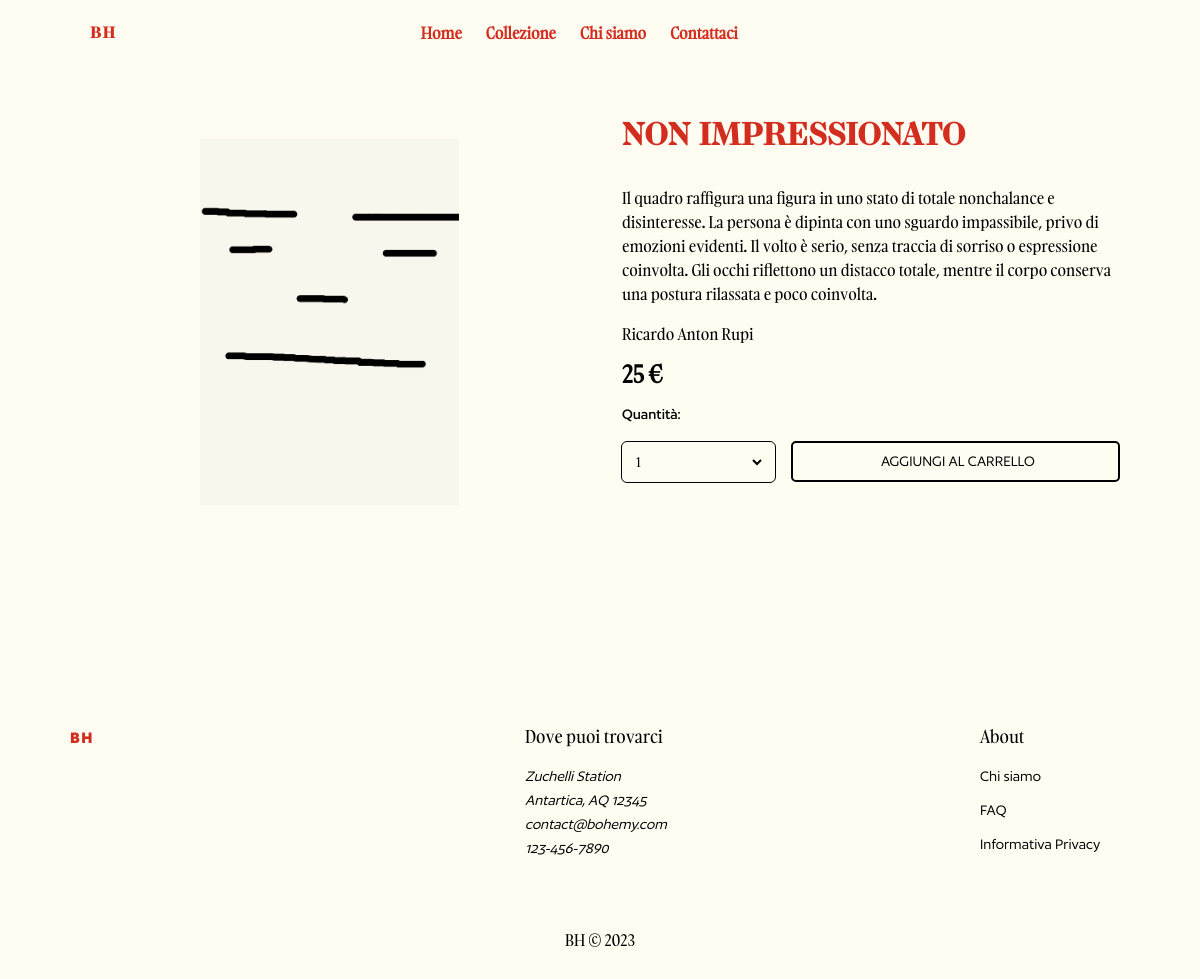
The app's page /product.php?nome=non impressionato, older data.
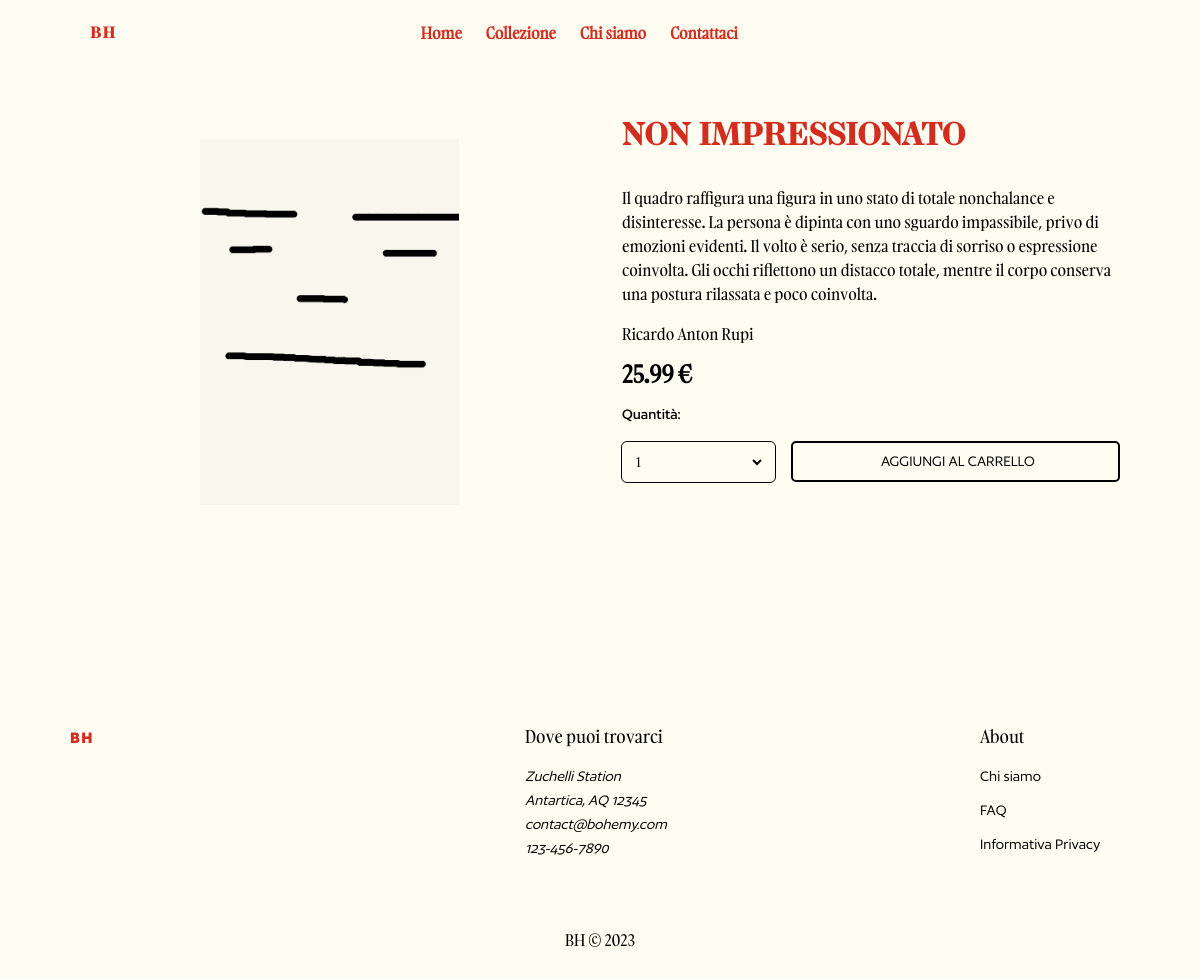
The same page, newer data.
### tables this page shows
CREATE TABLE `disegni` (
  `nome` varchar(40) NOT NULL,
  `disegno` varchar(40),
  `descrizione` text,
  `autore` varchar(40),
  `prezzo` decimal(10,2),
  `quantita` int,
  PRIMARY KEY(nome)
);

### php/db.php (called while the page is built, shortened)
<?php
    class db {
        private static $host;
        private static $username;
        private static $password;
        private static $dbname;
        private static function connect($host = "mysql-db", $username = "user", $password = "test", $dbname = "test_database") {
            try {
                self::$host = $host;
                self::$username = $username;
                self::$password = $password;
                self::$dbname = $dbname;
                $mysqli = new mysqli(self::$host, self::$username, self::$password, self::$dbname);
                return $mysqli;
            } catch (Exception $e) {
                server_error();
            }
        }
        public static function run_query($query, ...$params) {
            $mysqli = self::connect();
            $stmt = $mysqli->prepare($query);
            if (count($params) > 0) {
                $stmt -> bind_param(str_repeat("s", count($params)), ...$params);
            }
            $stmt->execute();
            $result = $stmt->get_result();
            $result = $result->fetch_all(MYSQLI_ASSOC);
            return $result;
        }
    }
?>

### php/drawing.php (called while the page is built, shortened)
<?php
    require_once("db.php");
    function get_drawing($nome) {
        return db::run_query("SELECT * FROM disegni WHERE nome = ?", $nome);
    }
?>

### product.php (the view, shortened to what this page needs)
<?php
    require_once "php/drawing.php";
    $title = "Prodotto - BOHEMY";
    $description = "Visualizza il prodotto in dettaglio";
    $keywords = "";
    include "./php/template/header.php";
    $DOM = file_get_contents('./html/product.html');
    $prodotto_esaurito = file_get_contents('./html/template/prodotto_esaurito.html');
    $bottone_carrello = file_get_contents('./html/template/bottone_aggiungi_car.html');
    if(isset($_GET)) {
        $nome = $_GET["nome"];
        $row = get_drawing($nome);
        $DOM = str_replace("",  "./images/immagini/" . $row[0]["disegno"], $DOM);
        $DOM = str_replace("", $row[0]["nome"], $DOM);
        $DOM = str_replace("", $row[0]["prezzo"] . " €", $DOM);
        $DOM = str_replace("", $row[0]["descrizione"], $DOM);
        $DOM = str_replace("", $row[0]["autore"], $DOM);
        if($row[0]["quantita"] < 1) {
            $DOM = str_replace("", $prodotto_esaurito, $DOM);
        } else {
            for($i=1;$i<$row[0]["quantita"] + 1;$i++) {
                $bottone_carrello = str_replace("", '<option value="'. $i . '">' . $i . '</option>\n', $bottone_carrello);
            }
            $DOM = str_replace("", $bottone_carrello, $DOM);
        }
    }
    echo ($DOM);
    include "./php/template/footer.php";
?>

### php/template/header.php (shortened to what this page needs)
<?php
    $DOM = file_get_contents("html/template/header.html");
    if(isset($title) && isset($description) && isset($keywords)) {
        $DOM = str_replace("", $title, $DOM);
        $DOM = str_replace("", $description, $DOM);
        $DOM = str_replace("'", $keywords, $DOM);
    }
    if(isset($_SESSION["cart"])) {
        $numCarrello = count($_SESSION["cart"]);
        if($numCarrello == 0) {
            $DOM = str_replace('data-badge=""', "", $DOM);
        } else {
            $DOM = str_replace('data-badge=""', 'data-badge="' . $numCarrello . '"', $DOM);
        }
    } else {
        $_SESSION["cart"] = array();
        $DOM = str_replace('data-badge=""', "", $DOM);
    }
    echo ($DOM);
?>

### php/template/footer.php
<?php
    $DOM = file_get_contents("html/template/footer.html");
    echo ($DOM);
?>

Row changes from the older to the newer data that the page shows:
changed disegni: DOM "…coinvolta. Ricardo Anton Rupi 25 €" → "…coinvolta. Ricardo Anton Rupi 25.99 €"
